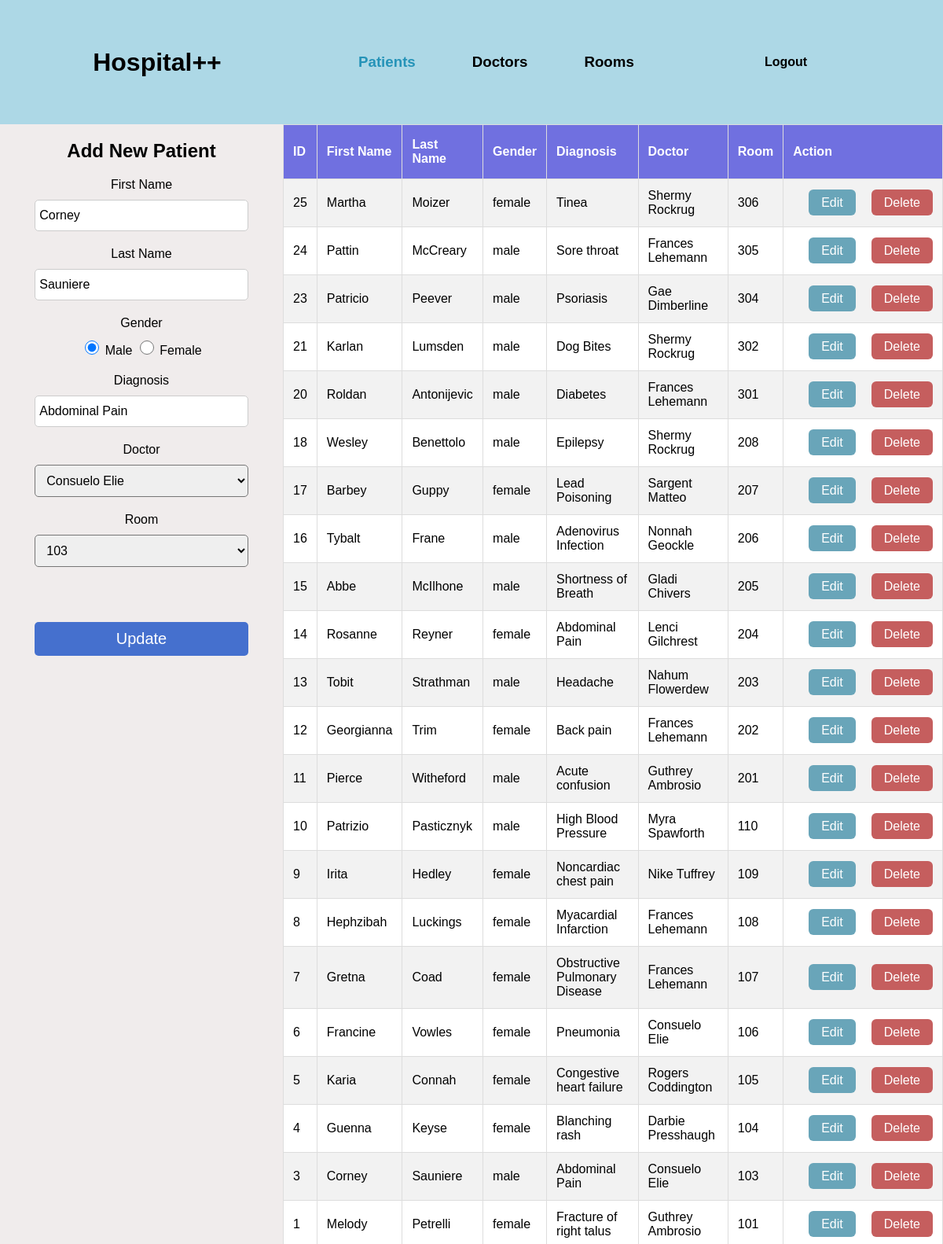
The page /HospitalSystem/patients.php?edit=3 (signed in) on the database its author committed.
### tables this page shows
CREATE TABLE `patient` (
  `id` int(11) NOT NULL,
  `first_name` varchar(40) NOT NULL,
  `last_name` varchar(40) NOT NULL,
  `gender` varchar(6) NOT NULL,
  `diagnosis` varchar(40) NOT NULL
);

CREATE TABLE `room_patient` (
  `room_number` int(11) NOT NULL,
  `patient_id` int(11) NOT NULL
);

CREATE TABLE `doctor` (
  `id` int(11) NOT NULL,
  `first_name` varchar(40) NOT NULL,
  `last_name` varchar(40) NOT NULL
);

CREATE TABLE `room` (
  `number` int(11) NOT NULL,
  `availability` varchar(3) NOT NULL
);

### HospitalSystem/patients.php (the view, shortened to what this page needs)
<?php
  if (isset($_SESSION['user_id'])) {
    $fname = "";
    $lname = "";
    $diagnosis = "";
    $doctor = "";
    $room = "";
    $gender = "male";
    $update = false;
    $con = mysqli_connect("localhost", "root", "", "hospital_database");
    if (isset($_GET["edit"])){
      $id = $_GET["edit"];
      $update = true;
      $sql = "SELECT * FROM patient WHERE id = $id";
      $result = mysqli_query($con, $sql);
        $row = $result->fetch_array();
        $id = $row["id"];
        $fname = $row["first_name"];
        $lname = $row["last_name"];
        $gender = $row["gender"];
        $diagnosis = $row["diagnosis"];
      $sql = "SELECT room_number FROM room_patient WHERE patient_id = $id";
      $result = mysqli_query($con, $sql);
      $row = $result->fetch_array();
      $room = $row[0];
      $sql = "SELECT doctor_id FROM doctor_patient WHERE patient_id = $id";
      $result = mysqli_query($con, $sql);
      $row = $result->fetch_array();
      $doctor = $row[0];
    }
  } else {
      header("Location: login.php");
  }
?>
<html>
  <head>
    <link rel="stylesheet" type="text/css" href="css/main.css">
  </head>
  <body>
    <div class="header-menu">
      <div class="brand">
        <h1><a href="dashboard.php">Hospital++</a></h1>
      </div>
      <div class="options">
        <h3><a href="patients.php"><span class="current">Patients</span></a></h3>
        <h3><a href="doctors.php">Doctors</a></h3>
        <h3><a href="rooms.php">Rooms</a></h3>
      </div>
      <div class="logout">
        <h4><a href="logout.php">Logout</a></h4>
      </div>
    </div>
    <div class="main-content">
      <div class="bg-image-patients bg-image"></div>
      <div class="content">
        <div class="form">
          <h2>Add New Patient</h2>
          <form action="process_patient.php" method="POST">
            <label>First Name</label>
            <input type="text" placeholder="First Name" name="fname" value="<?php print $fname ?>"><br>
            <label>Last Name</label>
            <input type="text" placeholder="Last Name" name="lname" value="<?php print $lname ?>"><br>
            <label>Gender</label><br>
            <div class="radio-group">
              <?php
                if ($gender == "male"){
                  print "<input type='radio' name='gender' value='male' checked>
                  <label>Male</label>
                  <input type='radio' name='gender' value='female'>
                  <label>Female</label>";
                }else{
                  print "<input type='radio' name='gender' value='male'>
                  <label>Male</label>
                  <input type='radio' name='gender' value='female' checked>
                  <label>Female</label>";
                }
              ?>
              <br>
            </div>
            <label>Diagnosis</label>
            <input type="text" placeholder="Diagnosis" name="diagnosis" value="<?php print $diagnosis ?>"><br>
            <label>Doctor</label><br>
            <select name="doctor">
               <?php
                $con = mysqli_connect("localhost", "root", "", "hospital_database");
                $sql = "SELECT * FROM doctor ORDER BY id DESC";
                $result = mysqli_query($con, $sql);
                while ($row = mysqli_fetch_array($result)){
                  if ($update == true && $row['id'] == $doctor){
                    print "<option value='".$row['id']."' selected>".$row['first_name']." ".$row['last_name']."</option>";
                  }else{
                    print "<option value='".$row['id']."'>".$row['first_name']." ".$row['last_name']."</option>";
                  }
                }
              ?>
            </select>
            <br>
            <label>Room</label><br>
            <select name="room">
               <?php
                if ($update == true){
                  print "<option value='$room' selected>".$room."</option>";
                }
              ?>
            </select>
            <?php
              if ($update == false){
                print "<input type='submit' value='Save' name='save'>";
              }else{
                print "<input type='submit' value='Update' name='update'>";
              }
            ?>
          </form>
        </div>
        <div class="data">
          <table>
            <tr>
              <th>ID</th>
              <th>First Name</th>
              <th>Last Name</th>
              <th>Gender</th>
              <th>Diagnosis</th>
              <th>Doctor</th>
              <th>Room</th>
              <th>Action</th>
            </tr>
            <?php
              $con = mysqli_connect("localhost", "root", "", "hospital_database");
              $sql = "SELECT * FROM patient ORDER BY id DESC";
              $result = mysqli_query($con, $sql);
              $patients = array();
              while($row = $result->fetch_assoc()){
                $patients[] = $row;
              }
              for ($i = 0; $i < count($patients); $i++){
                $sql = "SELECT first_name, last_name
                        FROM doctor, doctor_patient
                        WHERE doctor.id = doctor_patient.doctor_id
                        AND doctor_patient.patient_id =".$patients[$i]['id'];
                $result = mysqli_query($con, $sql);
                $row = mysqli_fetch_row($result);
                $doctor = $row[0]." ".$row[1];
                $sql = "SELECT number
                        FROM room, room_patient
                        WHERE room.number = room_patient.room_number
                        AND room_patient.patient_id =".$patients[$i]['id'];
                $result = mysqli_query($con, $sql);
                $row = mysqli_fetch_row($result);
                $room = $row[0];
                print "<tr>";
                print "<td>".$patients[$i]["id"]."</td>";
                print "<td>".$patients[$i]["first_name"]."</td>";
                print "<td>".$patients[$i]["last_name"]."</td>";
                print "<td>".$patients[$i]["gender"]."</td>";
                print "<td>".$patients[$i]["diagnosis"]."</td>";
                print "<td>".$doctor."</td>";
                print "<td>".$room."</td>";
                print "<td><a class='edit_btn' href='patients.php?edit=".$patients[$i]["id"]."'>Edit</a>";
                print "<a class='delete_btn' href='process_patient.php?delete=".$patients[$i]["id"]."'>Delete</a>";
                print "</td>";
                print "</tr>";
              }
            ?>
          </table>
        </div>
      </div>
    </div>
  </body>
</html>

### HospitalSystem/css/main.css (style rules this page uses)
html, body { height: 100%; margin: 0; font-family: "Trebuchet MS", Arial, Helvetica, sans-serif; }
a { text-decoration: none; color: black; }
.header-menu { height: 10%; background-color: lightblue; display: flex; justify-content: space-around; align-items: center; }
.brand { width: 30%; text-align: center; }
.options { width: 30%; display: flex; justify-content: space-between; }
.options h3 { margin: 10%; }
.current { color: rgb(37, 147, 184); }
.logout { width: 30%; text-align: center; }
.main-content { height: 90%; position: relative; }
.bg-image, .boxes, .content { width: 100%; height: 100%; position: absolute; top: 0; left: 0; }
.bg-image { background-position: center; background-size: cover; filter: blur(8px); -webkit-filter: blur(8px); }
.content { z-index: 2; display: flex; justify-content: stretch; }
.form { background-color: rgb(240, 236, 236); width: 30%; text-align: center; }
.form input[type="text"] { background-color: rgb(255, 255, 255); border: 1px solid #ccc; border-radius: 5px; color: black; width: 90%; padding: 10px 5px 10px 5px; box-sizing: border-box; margin: 10px 0 20px 0; font-size: 16px; }
.form input[type="submit"] { background-color: rgb(69, 112, 206); color: white; width: 90%; padding: 10px; border: 0; border-radius: 5px; margin: 50px 0 100px 0; font-size: 20px; }
.form input[type="radio"] { height: 18px; width: 18px; cursor: pointer; }
::placeholder { color: darkgrey; }
.radio-group { margin: 10px 0 20px 0; }
select { width: 90%; font-size: 16px; padding: 10px; border-radius: 5px; margin: 10px 0 20px 0; }
.data { background-color: rgb(255, 255, 255); width: 70%; overflow: scroll; }
.content form { display: inline-block; }
table { width: 100%; text-align: center; border: 1px solid black; border-collapse: collapse; }
td, th { border: 1px solid #ddd; padding: 12px; text-align: left; }
th { padding-top: 16px; padding-bottom: 16px; background-color: rgb(112, 112, 224); color: white; }
tr:nth-child(even) { background-color: #f2f2f2; }
.edit_btn { background-color: rgb(105, 165, 185); border-radius: 6px; color: white; padding: 8px 16px; margin: 0 20px; }
.delete_btn { background-color: rgb(197, 94, 94); border-radius: 6px; color: white; padding: 8px 16px; }

### rows shown on the page
patient: fname "Corney", lname "Sauniere", diagnosis "Abdominal Pain", id "3", first_name "Corney", last_name "Sauniere", gender "male", doctor.first_name+last_name "Consuelo Elie", room.number "103"
room_patient: room "103"
patient: id "25", first_name "Martha", last_name "Moizer", gender "female", diagnosis "Tinea", doctor.first_name+last_name "Shermy Rockrug", room.number "306"
patient: id "24", first_name "Pattin", last_name "McCreary", gender "male", diagnosis "Sore throat", doctor.first_name+last_name "Frances Lehemann", room.number "305"
patient: id "23", first_name "Patricio", last_name "Peever", gender "male", diagnosis "Psoriasis", doctor.first_name+last_name "Gae Dimberline", room.number "304"
patient: id "21", first_name "Karlan", last_name "Lumsden", gender "male", diagnosis "Dog Bites", doctor.first_name+last_name "Shermy Rockrug", room.number "302"
patient: id "20", first_name "Roldan", last_name "Antonijevic", gender "male", diagnosis "Diabetes", doctor.first_name+last_name "Frances Lehemann", room.number "301"
patient: id "18", first_name "Wesley", last_name "Benettolo", gender "male", diagnosis "Epilepsy", doctor.first_name+last_name "Shermy Rockrug", room.number "208"
patient: id "17", first_name "Barbey", last_name "Guppy", gender "female", diagnosis "Lead Poisoning", doctor.first_name+last_name "Sargent Matteo", room.number "207"
patient: id "16", first_name "Tybalt", last_name "Frane", gender "male", diagnosis "Adenovirus Infection", doctor.first_name+last_name "Nonnah Geockle", room.number "206"
patient: id "15", first_name "Abbe", last_name "McIlhone", gender "male", diagnosis "Shortness of Breath", doctor.first_name+last_name "Gladi Chivers", room.number "205"
patient: id "14", first_name "Rosanne", last_name "Reyner", gender "female", diagnosis "Abdominal Pain", doctor.first_name+last_name "Lenci Gilchrest", room.number "204"
patient: id "13", first_name "Tobit", last_name "Strathman", gender "male", diagnosis "Headache", doctor.first_name+last_name "Nahum Flowerdew", room.number "203"
patient: id "12", first_name "Georgianna", last_name "Trim", gender "female", diagnosis "Back pain", doctor.first_name+last_name "Frances Lehemann", room.number "202"
patient: id "11", first_name "Pierce", last_name "Witheford", gender "male", diagnosis "Acute confusion", doctor.first_name+last_name "Guthrey Ambrosio", room.number "201"
patient: id "10", first_name "Patrizio", last_name "Pasticznyk", gender "male", diagnosis "High Blood Pressure", doctor.first_name+last_name "Myra Spawforth", room.number "110"
patient: id "9", first_name "Irita", last_name "Hedley", gender "female", diagnosis "Noncardiac chest pain", doctor.first_name+last_name "Nike Tuffrey", room.number "109"
patient: id "8", first_name "Hephzibah", last_name "Luckings", gender "female", diagnosis "Myacardial Infarction", doctor.first_name+last_name "Frances Lehemann", room.number "108"
patient: id "7", first_name "Gretna", last_name "Coad", gender "female", diagnosis "Obstructive Pulmonary Disease", doctor.first_name+last_name "Frances Lehemann", room.number "107"
patient: id "6", first_name "Francine", last_name "Vowles", gender "female", diagnosis "Pneumonia", doctor.first_name+last_name "Consuelo Elie", room.number "106"
patient: id "5", first_name "Karia", last_name "Connah", gender "female", diagnosis "Congestive heart failure", doctor.first_name+last_name "Rogers Coddington", room.number "105"
patient: id "4", first_name "Guenna", last_name "Keyse", gender "female", diagnosis "Blanching rash", doctor.first_name+last_name "Darbie Presshaugh", room.number "104"
patient: id "1", first_name "Melody", last_name "Petrelli", gender "female", diagnosis "Fracture of right talus", doctor.first_name+last_name "Guthrey Ambrosio", room.number "101"

### other values the page prints
form field doctor "Consuelo Elie"
